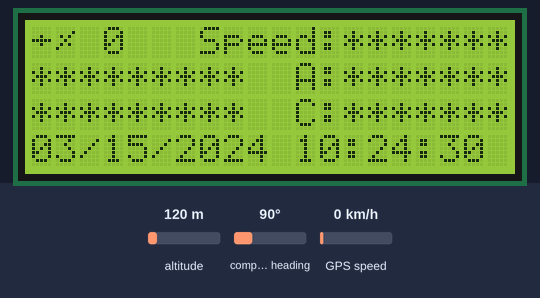
The sketch below on a simulated Arduino Uno, built with avr-gcc and run on an emulated ATmega328P. Shown: 20×4 character LCD. The test bench sets the inputs (shaded band); at power-on: altitude 120 m, compass heading 90°, GPS speed 0 km/h. The GPS gets a fix after 3 s at 37.7749, -122.4194 with 8 satellites.

Above: at 1.2 s.
1.3 s: altitude set to 20 m
4.2 s: compass heading set to 7°
At 6.25 s:
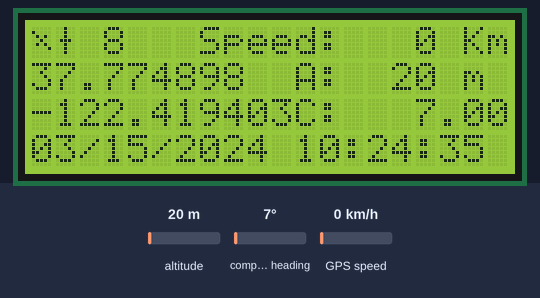
6.6 s: GPS speed set to 2 km/h
At 8.25 s:
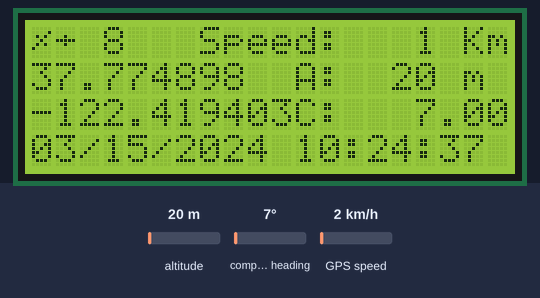
9.6 s: altitude set to 250 m
At 11.9 s:
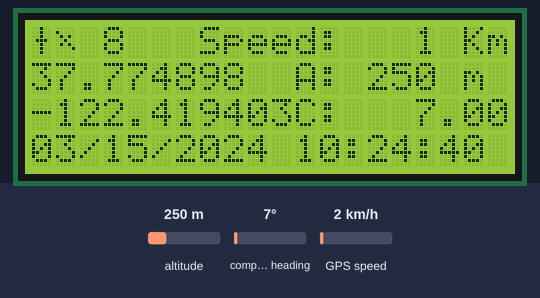
Timing chart, 0 to 13.4 s (numbered marks = the images above; inputs shaded):
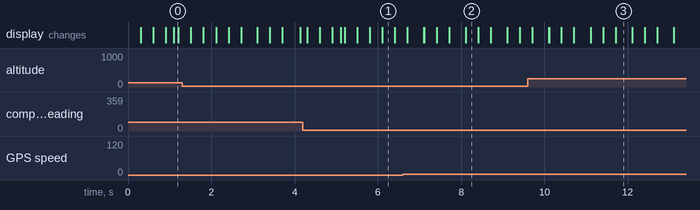

The sketch:

gps_test.ino
```cpp
#include <TinyGPS++.h>
#include <SoftwareSerial.h>

#include <Wire.h>
#include <LiquidCrystal_I2C.h>

#include "timer.h"

/*
   This sample code demonstrates the normal use of a TinyGPS++ (TinyGPSPlus) object.
   It requires the use of SoftwareSerial, and assumes that you have a
   4800-baud serial GPS device hooked up on pins 4(rx) and 3(tx).
   */
static const int RXPin = 7, TXPin = 6;
static const uint32_t GPSBaud = 9600;

// The TinyGPS++ object
TinyGPSPlus gps;

// The serial connection to the GPS device
SoftwareSerial ss(RXPin, TXPin);
LiquidCrystal_I2C lcd(0x27,20,4);

timer read_gps_data_timer(1000);
timer paint_satellite_timer(300);

uint8_t conveyer[8] = {0x04,0x04,0x04,0x0e,0x04,0x04,0x04};
uint8_t slash[8]    = {0x00,0x01,0x0a,0x04,0x0a,0x10,0x00};
uint8_t dash[8]     = {0x00,0x00,0x04,0x1f,0x04,0x00,0x00};
uint8_t bslash[8]   = {0x00,0x10,0x0a,0x04,0x0a,0x01,0x00};

void setup()
{
    ss.begin(GPSBaud);

    lcd.init();
    lcd.backlight();

    lcd.createChar(0, conveyer);
    lcd.createChar(1, slash);
    lcd.createChar(2, dash);
    lcd.createChar(3, bslash);
}

void loop()
{
    auto time_current = millis();

    if (paint_satellite_timer.check(time_current)) paintSat();

    if (read_gps_data_timer.check(time_current)) {
        printSat(gps.satellites.value(), gps.satellites.isValid());
        printKmph(gps.speed.mph(), gps.speed.isValid());
        printLat(gps.location.lat(), gps.location.isValid());
        printAltitude(gps.altitude.meters(), gps.altitude.isValid());
        printLon(gps.location.lng(), gps.location.isValid());
        printCourse(gps.course.deg(), gps.course.isValid());
        printDateTime(gps.date, gps.time);
    }

    while (ss.available()) gps.encode(ss.read());
}

static void paintSat()
{
    static const char sat[] = {0x00, 0x01, 0x02, 0x03};
    static size_t index1 = 0;
    static size_t index2 = sizeof(sat) - 1;

    lcd.setCursor(0, 0);
    lcd.print(sat[index1]);
    lcd.setCursor(1, 0);
    lcd.print(sat[index2]);

    if (index1 == sizeof(sat) - 1) index1 = 0; else ++index1;
    if (index2 == 0) index2 = sizeof(sat) - 1;
    else --index2;
}

static void printSat(unsigned long val, bool valid)
{
    char res[10];
    for (size_t i = 0; i < sizeof(res) - 1; ++i) res[i] = ' ';
    res[sizeof(res) - 1] = 0;

    lcd.setCursor(3, 0);
    if (valid) {
        sprintf(res, "%d  ", val);
    } else {
        sprintf(res, "%d  ", 0);
    }
    lcd.print(res);
}

#define ABS(x) ((x) < 0.0 ? -(x) : (x))

static void printDouble(double val, char* str)
{
    char *tmpSign = (val < 0) ? "-" : "";
    double tmpVal = ABS(val);

    size_t tmpInt = trunc(tmpVal);
    double tmpFrac = tmpVal - tmpInt;
    size_t tmpIntHi = trunc(tmpFrac * 1000);
    size_t tmpIntLo = trunc((tmpFrac * 1000 - tmpIntHi) * 1000);

    sprintf (str, "%s%d.%03d%03d ", tmpSign, tmpInt, tmpIntHi, tmpIntLo);
}

static void printKmph(double val, bool valid)
{
    lcd.setCursor(7, 0);
    lcd.print("Speed:       ");

    static char res[8];
    for (size_t i = 0; i < sizeof(res) - 1; ++i) res[i] = '*';
    res[sizeof(res) - 1] = 0;

    lcd.setCursor(13, 0);

    if (valid) {
        size_t tmpInt = ABS(trunc(val));
        sprintf(res, " %s%d %s", tmpInt < 10 ? "  " : tmpInt < 100 ? " " : "", tmpInt, "Km");
    }
    lcd.print(res);
}

static void printAltitude(double val, bool valid)
{
    lcd.setCursor(11, 1);
    lcd.print("A:       ");

    static char res[8];
    for (size_t i = 0; i < sizeof(res) - 1; ++i) res[i] = '*';
    res[sizeof(res) - 1] = 0;

    lcd.setCursor(13, 1);

    if (valid) {
        static char* sign = " ";
        if (val < 0.0) sign[0] = '-'; else sign[0] = ' ';
        size_t tmpInt = ABS(trunc(val));
        sprintf(res, "%s%s%d %s", tmpInt < 10 ? "  " : tmpInt < 100 ? " " : "", sign, tmpInt, "m ");
    }
    lcd.print(res);
}

static void printCourse(double val, bool valid)
{
    lcd.setCursor(11, 2);
    lcd.print("C:       ");

    static char res[8];
    for (size_t i = 0; i < sizeof(res) - 1; ++i) res[i] = '*';
    res[sizeof(res) - 1] = 0;

    lcd.setCursor(13, 2);

    if (valid) {
        static char* sign = " ";
        if (val < 0.0) sign[0] = '-'; else sign[0] = ' ';
        int tmpInt1 = trunc(val);
        int tmpInt2 = trunc((val - tmpInt1) * 100);
        tmpInt1 = ABS(tmpInt1);
        tmpInt2 = ABS(tmpInt2);
        sprintf(res, "%s%s%d.%02d", tmpInt1 < 10 ? "  " : tmpInt1 < 100 ? " " : "", sign, tmpInt1, tmpInt2);
    }
    lcd.print(res);
}

static void printLat(double val, bool valid)
{
    char res[20];
    for (size_t i = 0; i < sizeof(res) - 1; ++i) res[i] = ' ';
    res[sizeof(res) - 1] = 0;

    lcd.setCursor(0, 1);
    if (valid) {
        printDouble(val, res);
        lcd.print(res);
    } else {
        lcd.print("*********");
    }
}

static void printLon(double val, bool valid)
{
    char res[20];
    for (size_t i = 0; i < sizeof(res) - 1; ++i) res[i] = ' ';
    res[sizeof(res) - 1] = 0;

    lcd.setCursor(0, 2);
    if (valid) {
        printDouble(val, res);
        lcd.print(res);
    } else {
        lcd.print("*********");
    }
}

static void printDateTime(TinyGPSDate &d, TinyGPSTime &t)
{
    lcd.setCursor(0, 3);

    if (!d.isValid()) {
        lcd.print("******** ");
    } else {
        char res[32];
        sprintf(res, "%02d/%02d/%02d ", d.month(), d.day(), d.year());
        lcd.print(res);
    }

    lcd.setCursor(11, 3);

    if (!t.isValid()) {
        lcd.print("******** ");
    } else {
        char res[32];
        sprintf(res, "%02d:%02d:%02d ", t.hour(), t.minute(), t.second());
        lcd.print(res);
    }
}
```

timer.h
```cpp
#ifndef TIMER_H
#define TIMER_H

class timer
{
private:
    const unsigned long time_wait;
    unsigned long time_in_millis;

public:
    timer(unsigned long time_wait_arg, unsigned long time_in_millis_arg = 0) :
        time_wait(time_wait_arg), time_in_millis(time_in_millis_arg) {}

    bool check(unsigned long time_current)
    {
        if (time_current - time_in_millis >= time_wait) {
            time_in_millis = time_current;
            return true;
        }
        return false;
    }

    bool check_more(unsigned long time_current)
    {
        return time_current - time_in_millis > time_wait;
    }

    bool check_less(unsigned long time_current)
    {
        return time_current - time_in_millis < time_wait;
    }

    void update(unsigned long time_current)
    {
        time_in_millis = time_current;
    }
};

#endif
```
